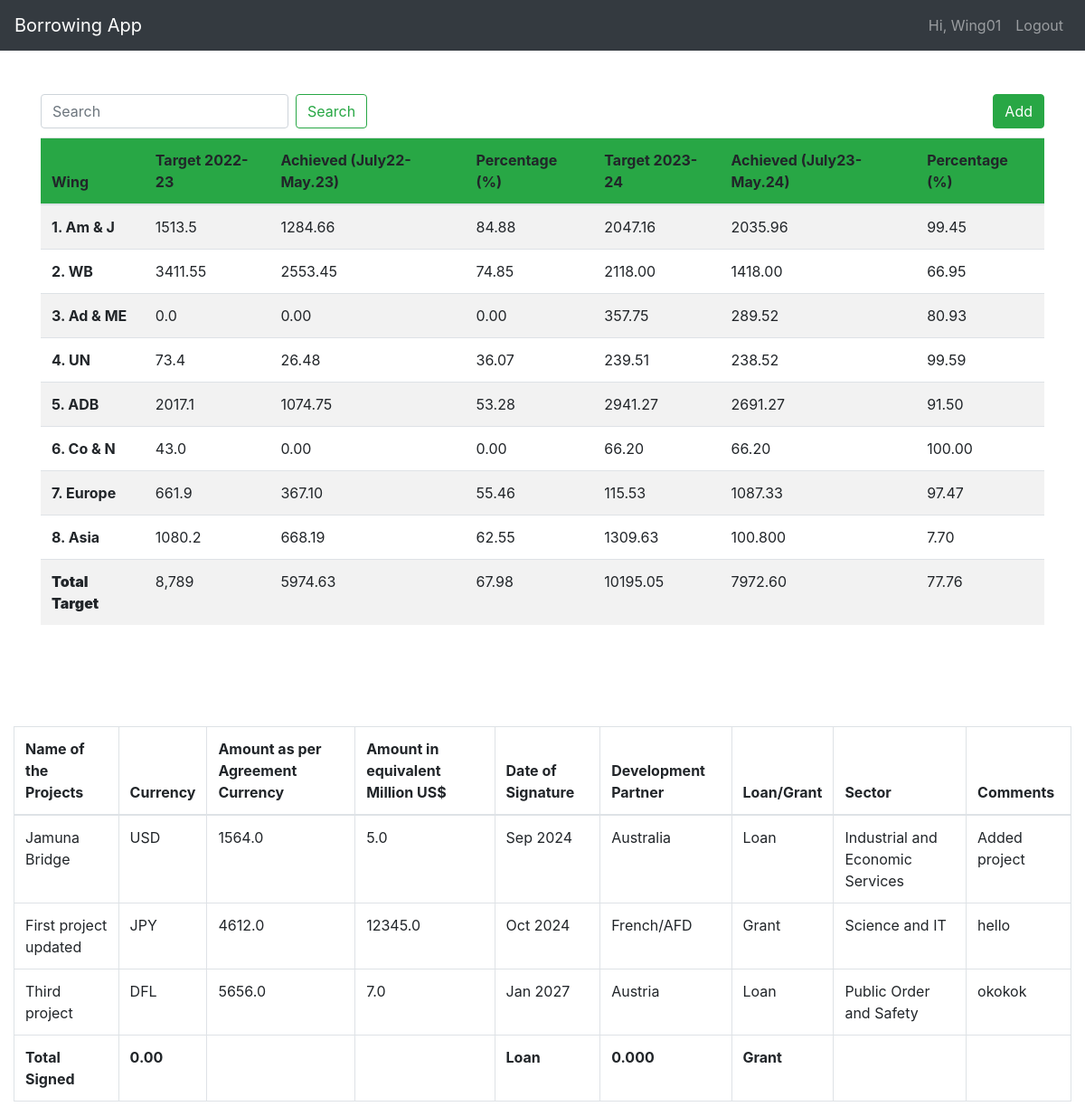
Page /wings (signed in) on the earlier database version.
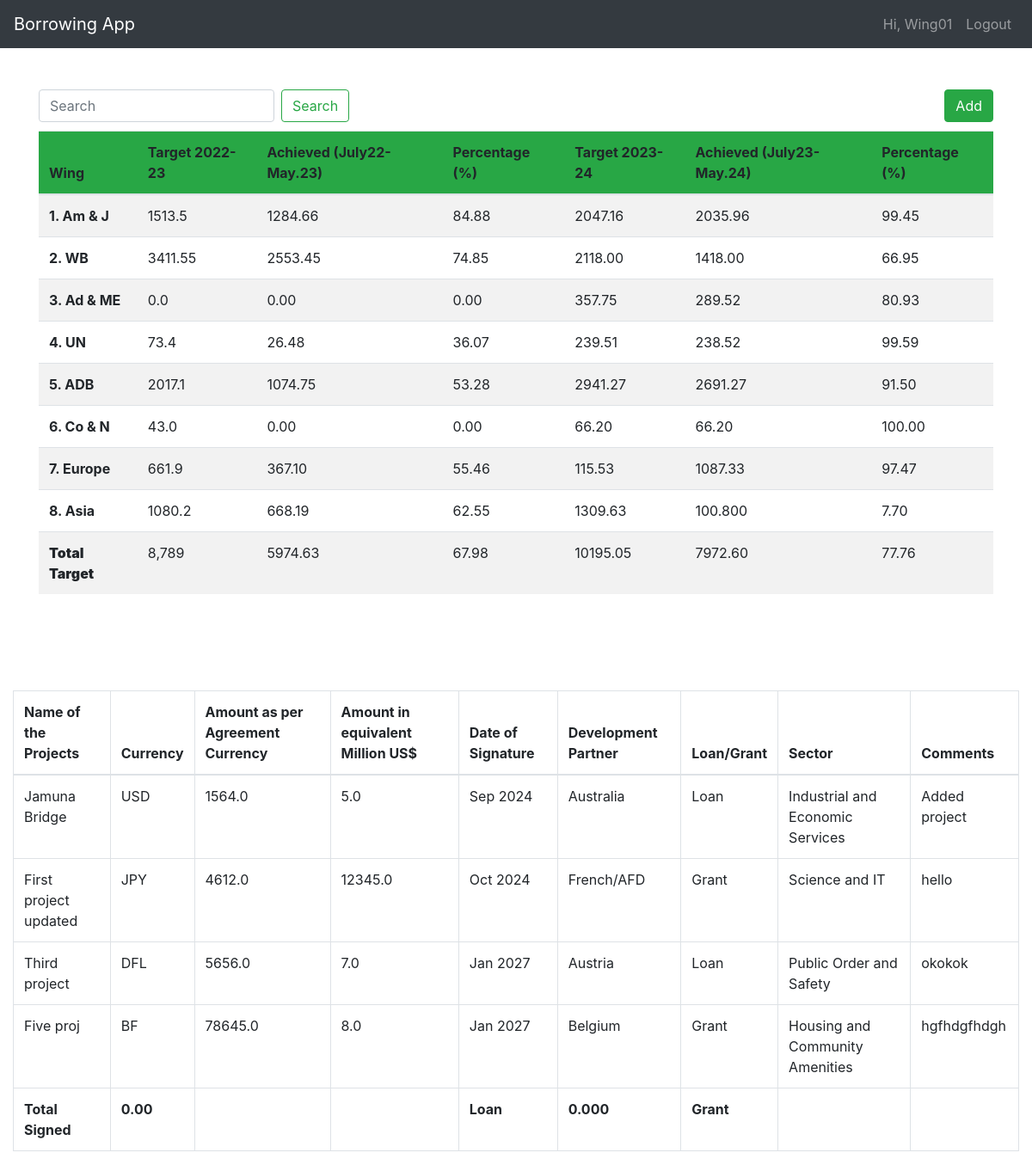
Same page on the later database version.
### Wing/models.py (models this page shows, shortened)
class Wing_One(models.Model):
    wing                             = models.ForeignKey(User, null=True, on_delete=models.CASCADE)
    name                             = models.CharField(max_length=3000, null=True)
    currency                         = models.CharField(max_length=100, choices=CURRENCY, default='USD')
    amount_as_per_agreement_currency = models.FloatField()
    amount_in_equivalent_million_us  = models.FloatField()
    date_of_signature                = models.DateTimeField()
    development_partner              = models.CharField(max_length=100, choices=DEV_PARTNER)
    co_financer                      = models.ManyToManyField(CO_FINANCER)
    loan_or_grant                    = models.CharField(max_length=200, choices=LOAN_GRANT, default='Loan')
    status                           = models.CharField(max_length=100, choices=PROPABILITY)
    sector                           = models.CharField(max_length=500, choices=SECTOR, default='General Public Services')
    comments                         = models.TextField()

### Wing/decorators.py (the view)
        def wrapper_func(request, *args, **kwargs):
            group = None
            if request.user.groups.exists():
                group = request.user.groups.all()[0].name
            if group in allowed_roles:
                return view_func(request, *args, **kwargs)
            else:
                return redirect('dashboard')

### Wing/forms.py
class Wing_One_Form(forms.ModelForm):
    name = forms.CharField(widget=forms.TextInput(attrs={'class':'form-control', 'type':'text', 'placeholder':'Name of project'}))
    amount_as_per_agreement_currency = forms.CharField(widget=forms.TextInput(attrs={'class':'form-control', 'type':'text', 'placeholder':'amount as per agreement urrency'}))
    amount_in_equivalent_million_us = forms.CharField(widget=forms.TextInput(attrs={'class':'form-control', 'type':'text', 'placeholder':'Amount in million'}))
    date_of_signature = forms.CharField(widget=forms.TextInput(attrs={'type':'date'}))
    comments = forms.CharField(widget=forms.Textarea(attrs={'class':'form-control', 'type':'text', 'placeholder':'Comments'}))
    class Meta:
        model = Wing_One
        fields = '__all__'
        exclude = ['wing']

### Wing/views.py (called while the page is built, shortened)
@login_required(login_url='login')
@allowerd_users(allowed_roles='wings')
def index(request):
    user = request.user
    queryset = Wing_One.objects.filter(wing=user)
    form = Wing_One_Form()
    form.wing = user
    context = {
        'queryset':queryset,
        'form':form
    }
    return render(request, 'index.html', context)

### templates/index.html (shortened to what the changed rows need)
{% extends 'base.html' %}
{% block content %}
<div class="container mt-5">
    <br><br>
    <table class="table table table-striped">
        <thead class="bg-success">
          <tr>
            <th scope="col">Wing</th>
            <th scope="col">Target 2022-23</th>
            <th scope="col">Achieved (July22-May.23)</th>
            <th scope="col">Percentage (%)</th>
            <th scope="col">Target 2023-24</th>
            <th scope="col">Achieved (July23-May.24)</th>
            <th scope="col">Percentage (%)</th>
          </tr>
        </thead>
        <tbody>
          <tr class="">
            <th scope="row">1.  Am & J</th>
          </tr>
          <tr class="">
            <th scope="row">2. WB</th>
          </tr>
          <tr class="">
            <th scope="row">3. Ad & ME</th>
          </tr>
          <tr class="">
            <th scope="row">4. UN</th>
          </tr>
          <tr class="">
            <th scope="row">5. ADB</th>
          </tr>
          <tr class="">
            <th scope="row">6. Co & N</th>
          </tr>
          <tr class="">
            <th scope="row">7. Europe</th>
          </tr>
          <tr class="">
            <th scope="row">8. Asia</th>
          </tr>
          <tr class="">
            <th scope="row"><b>Total Target</b></th>
          </tr>
        </tbody>
      </table>
</div>
<br><br>
<div class="container-fluid">
  <div class="mt-5">
    <table class="table table-bordered">
      <thead>
        <tr>
          <th scope="col">Name of the Projects</th>
          <th scope="col">Currency</th>
          <th scope="col">Amount  as per Agreement Currency</th>
          <th scope="col">Amount in equivalent Million US$</th>
          <th scope="col">Date of Signature</th>
          <th scope="col">Development Partner</th>
          <th scope="col">Loan/Grant</th>
          <th scope="col">Sector</th>
          <th scope="col">Comments</th>
        </tr>
      </thead>
      <tbody>
        {% for obj in queryset %}
        <tr>
          <td>{{ obj.name }}</td>
          <td>{{ obj.currency }}</td>
          <td>{{ obj.amount_as_per_agreement_currency }}</td>
          <td>{{ obj.amount_in_equivalent_million_us }}</td>
          <td>{{ obj.date_of_signature|date:'M Y' }}</td>
          <td>{{ obj.development_partner }}</td>
          <td>{{ obj.loan_or_grant }}</td>
          <td>{{ obj.sector }}</td>
          <td>{{ obj.comments }}</td>
        </tr>
        {% endfor %}
        <tr>
          <th scope="col">Total Signed</th>
          <th scope="col">0.00</th>
          <th scope="col"></th>
          <th scope="col"></th>
          <th scope="col">Loan</th>
          <th scope="col">0.000</th>
          <th scope="col">Grant</th>
          <th scope="col"></th>
          <th scope="col"></th>
        </tr>
      </tbody>
    </table>
  </div>
</div>
{% endblock %}

Differences in the rows shown:
added Wing_One: name "Five proj", currency "BF", amount_as_per_agreement_currency "78645.0", amount_in_equivalent_million_us "8.0", date_of_signature "Jan 2027", development_partner "Belgium", loan_or_grant "Grant", sector "Housing and Community Amenities", comments "hgfhdgfhdgh"
